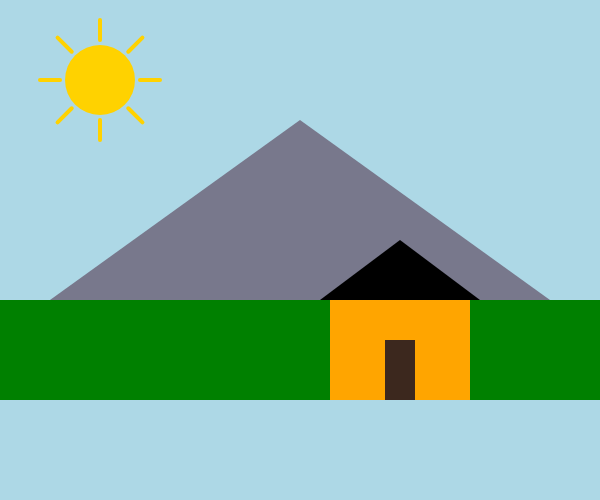
Frame 1 (no input)
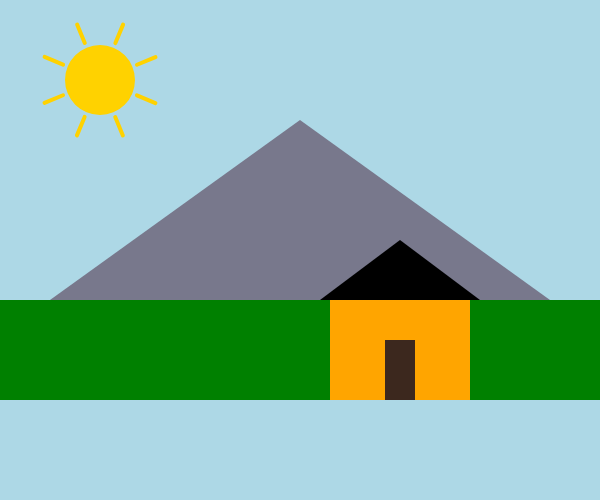
Frame 60 (no input)
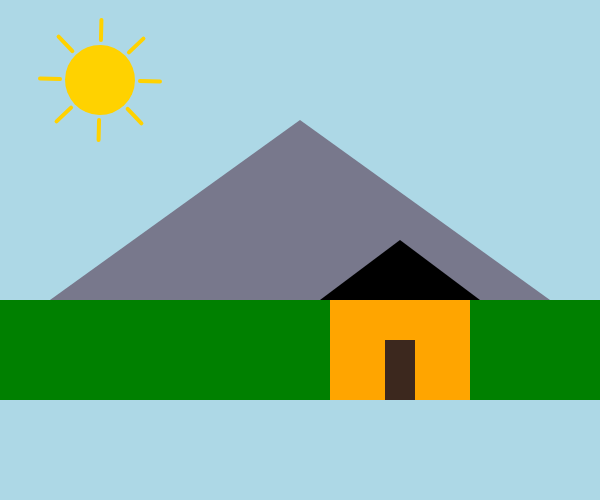
Frame 120 (the mouse pressed at the canvas centre since frame 60)

The p5.js sketch that drew these frames (run headless with seeded random() and noise() and a simulated clock; from frame 60 on, the mouse is pressed at the canvas centre):

// p5.js sketch
// ── sketch.js
// ---------- GLOBAL VARIABLES ----------
let canvasWidth = 600;
let canvasHeight = 500;

let skyColor;
let mountainColor;
let grassColor;
let houseColor;
let roofColor;
let doorColor;
let sunColor;

let houseX = 400;
let houseY = 300;
let houseWidth = 140;
let houseHeight = 100;

let sunX = 100;
let sunY = 80;
let sunSize = 70;
let sunAngle = 0;
let sunRotationSpeed = 0.02;

function setup () {
  createCanvas(canvasWidth, canvasHeight);
  
  skyColor = color("lightblue");
  mountainColor = color(120, 120, 140);
  grassColor = color("green");
  houseColor = color("orange");
  roofColor = color("black");
  doorColor = color(60, 40, 30);
  sunColor = color(255, 210, 0);
}

function draw () {
  background(skyColor);
  noStroke();
  // Mountain (triangle)
  fill(mountainColor);
  triangle(300, 120, 50, 300, 550, 300);

  // Grass (rectangle)
  fill(grassColor);
  rect(0, 300, canvasWidth, 100);

  // House body (rectangle)
  fill(houseColor);
  rect(houseX - houseWidth / 2, houseY, houseWidth, houseHeight);

  // Roof (triangle)
  fill(roofColor);
  triangle(
    houseX - houseWidth / 2 - 10, houseY,
    houseX + houseWidth / 2 + 10, houseY,
    houseX, houseY - 60
  );

  // Door (rectangle)
  fill(doorColor);
  rect(houseX - 15, houseY + 40, 30, 60);

  // Rotating sun
  translate(sunX, sunY);
  rotate(sunAngle);

  // Rays (lines)
  stroke(sunColor);
  strokeWeight(4);
  for (let i = 0; i < 8; i++) {
    line(sunSize / 2 + 5, 0, sunSize / 2 + 25, 0);
    rotate(TWO_PI / 8);
  }

  // Sun body (ellipse)
  noStroke();
  fill(sunColor);
  ellipse(0, 0, sunSize, sunSize);

  sunAngle += sunRotationSpeed;
}

// ── style.css
html,
body {
  margin: 0; padding:0;
}
